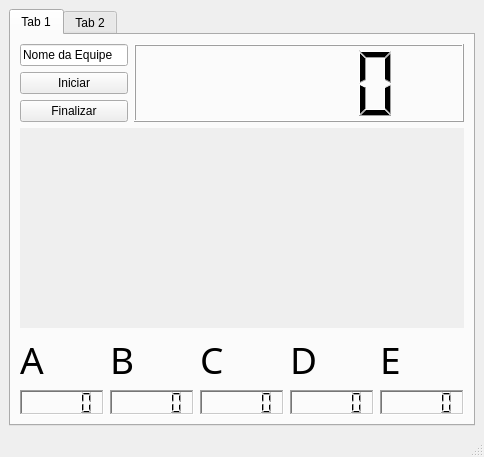
<?xml version="1.0" encoding="UTF-8"?>
<ui version="4.0">
 <class>MainWindow</class>
 <widget class="QMainWindow" name="MainWindow">
  <property name="geometry">
   <rect>
    <x>0</x>
    <y>0</y>
    <width>484</width>
    <height>393</height>
   </rect>
  </property>
  <property name="windowTitle">
   <string>MainWindow</string>
  </property>
  <widget class="QWidget" name="centralwidget">
   <layout class="QVBoxLayout" name="verticalLayout_2">
    <item>
     <widget class="QTabWidget" name="tabWidget">
      <property name="currentIndex">
       <number>0</number>
      </property>
      <widget class="QWidget" name="tab">
       <attribute name="title">
        <string>Tab 1</string>
       </attribute>
       <layout class="QVBoxLayout" name="verticalLayout_9">
        <item>
         <layout class="QFormLayout" name="formLayout_2">
          <item row="0" column="0">
           <layout class="QVBoxLayout" name="verticalLayout_3">
            <item>
             <widget class="QLineEdit" name="Equipe">
              <property name="text">
               <string>Nome da Equipe</string>
              </property>
             </widget>
            </item>
            <item>
             <widget class="QPushButton" name="Iniciar">
              <property name="text">
               <string>Iniciar</string>
              </property>
             </widget>
            </item>
            <item>
             <widget class="QPushButton" name="Finalizar">
              <property name="text">
               <string>Finalizar</string>
              </property>
             </widget>
            </item>
           </layout>
          </item>
          <item row="0" column="1">
           <widget class="QLCDNumber" name="lcdNumber">
            <property name="font">
             <font>
              <weight>75</weight>
              <bold>true</bold>
              <stylestrategy>PreferAntialias</stylestrategy>
             </font>
            </property>
           </widget>
          </item>
          <item row="1" column="0" colspan="2">
           <widget class="QLabel" name="label_6">
            <property name="minimumSize">
             <size>
              <width>440</width>
              <height>200</height>
             </size>
            </property>
            <property name="maximumSize">
             <size>
              <width>1980</width>
              <height>1270</height>
             </size>
            </property>
            <property name="tabletTracking">
             <bool>false</bool>
            </property>
            <property name="focusPolicy">
             <enum>Qt::NoFocus</enum>
            </property>
            <property name="contextMenuPolicy">
             <enum>Qt::NoContextMenu</enum>
            </property>
            <property name="autoFillBackground">
             <bool>true</bool>
            </property>
            <property name="text">
             <string/>
            </property>
            <property name="textFormat">
             <enum>Qt::AutoText</enum>
            </property>
            <property name="pixmap">
             <pixmap>pista.jpeg</pixmap>
            </property>
            <property name="scaledContents">
             <bool>true</bool>
            </property>
            <property name="wordWrap">
             <bool>true</bool>
            </property>
           </widget>
          </item>
         </layout>
        </item>
        <item>
         <layout class="QHBoxLayout" name="horizontalLayout_2">
          <item>
           <layout class="QVBoxLayout" name="verticalLayout_4">
            <item>
             <widget class="QLabel" name="label">
              <property name="maximumSize">
               <size>
                <width>100</width>
                <height>50</height>
               </size>
              </property>
              <property name="font">
               <font>
                <family>Impact</family>
                <pointsize>28</pointsize>
                <weight>50</weight>
                <bold>false</bold>
               </font>
              </property>
              <property name="text">
               <string>A</string>
              </property>
             </widget>
            </item>
            <item>
             <widget class="QLCDNumber" name="lcdNumber_2">
              <property name="maximumSize">
               <size>
                <width>200</width>
                <height>100</height>
               </size>
              </property>
              <property name="font">
               <font>
                <weight>75</weight>
                <bold>true</bold>
               </font>
              </property>
              <property name="frameShape">
               <enum>QFrame::WinPanel</enum>
              </property>
              <property name="frameShadow">
               <enum>QFrame::Sunken</enum>
              </property>
             </widget>
            </item>
           </layout>
          </item>
          <item>
           <layout class="QVBoxLayout" name="verticalLayout_5">
            <item>
             <widget class="QLabel" name="label_2">
              <property name="maximumSize">
               <size>
                <width>100</width>
                <height>50</height>
               </size>
              </property>
              <property name="font">
               <font>
                <family>Impact</family>
                <pointsize>28</pointsize>
                <weight>50</weight>
                <bold>false</bold>
               </font>
              </property>
              <property name="text">
               <string>B</string>
              </property>
             </widget>
            </item>
            <item>
             <widget class="QLCDNumber" name="lcdNumber_3">
              <property name="maximumSize">
               <size>
                <width>200</width>
                <height>100</height>
               </size>
              </property>
              <property name="font">
               <font>
                <weight>75</weight>
                <bold>true</bold>
               </font>
              </property>
              <property name="frameShape">
               <enum>QFrame::WinPanel</enum>
              </property>
              <property name="frameShadow">
               <enum>QFrame::Sunken</enum>
              </property>
             </widget>
            </item>
           </layout>
          </item>
          <item>
           <layout class="QVBoxLayout" name="verticalLayout_6">
            <item>
             <widget class="QLabel" name="label_3">
              <property name="enabled">
               <bool>true</bool>
              </property>
              <property name="maximumSize">
               <size>
                <width>100</width>
                <height>50</height>
               </size>
              </property>
              <property name="font">
               <font>
                <family>Impact</family>
                <pointsize>28</pointsize>
                <weight>50</weight>
                <bold>false</bold>
               </font>
              </property>
              <property name="text">
               <string>C</string>
              </property>
             </widget>
            </item>
            <item>
             <widget class="QLCDNumber" name="lcdNumber_4">
              <property name="enabled">
               <bool>true</bool>
              </property>
              <property name="maximumSize">
               <size>
                <width>200</width>
                <height>100</height>
               </size>
              </property>
              <property name="font">
               <font>
                <weight>75</weight>
                <bold>true</bold>
               </font>
              </property>
              <property name="frameShape">
               <enum>QFrame::WinPanel</enum>
              </property>
              <property name="frameShadow">
               <enum>QFrame::Sunken</enum>
              </property>
             </widget>
            </item>
           </layout>
          </item>
          <item>
           <layout class="QVBoxLayout" name="verticalLayout_7">
            <item>
             <widget class="QLabel" name="label_4">
              <property name="maximumSize">
               <size>
                <width>100</width>
                <height>50</height>
               </size>
              </property>
              <property name="font">
               <font>
                <family>Impact</family>
                <pointsize>28</pointsize>
                <weight>50</weight>
                <bold>false</bold>
               </font>
              </property>
              <property name="text">
               <string>D</string>
              </property>
             </widget>
            </item>
            <item>
             <widget class="QLCDNumber" name="lcdNumber_5">
              <property name="maximumSize">
               <size>
                <width>200</width>
                <height>100</height>
               </size>
              </property>
              <property name="font">
               <font>
                <family>Impact</family>
                <pointsize>20</pointsize>
                <weight>75</weight>
                <bold>true</bold>
               </font>
              </property>
              <property name="focusPolicy">
               <enum>Qt::NoFocus</enum>
              </property>
              <property name="contextMenuPolicy">
               <enum>Qt::NoContextMenu</enum>
              </property>
              <property name="frameShape">
               <enum>QFrame::WinPanel</enum>
              </property>
              <property name="frameShadow">
               <enum>QFrame::Sunken</enum>
              </property>
             </widget>
            </item>
           </layout>
          </item>
          <item>
           <layout class="QVBoxLayout" name="verticalLayout_8">
            <item>
             <widget class="QLabel" name="label_5">
              <property name="maximumSize">
               <size>
                <width>100</width>
                <height>50</height>
               </size>
              </property>
              <property name="font">
               <font>
                <family>Impact</family>
                <pointsize>28</pointsize>
                <weight>50</weight>
                <bold>false</bold>
               </font>
              </property>
              <property name="text">
               <string>E</string>
              </property>
             </widget>
            </item>
            <item>
             <widget class="QLCDNumber" name="lcdNumber_6">
              <property name="maximumSize">
               <size>
                <width>200</width>
                <height>100</height>
               </size>
              </property>
              <property name="font">
               <font>
                <weight>75</weight>
                <bold>true</bold>
               </font>
              </property>
              <property name="frameShape">
               <enum>QFrame::WinPanel</enum>
              </property>
              <property name="frameShadow">
               <enum>QFrame::Sunken</enum>
              </property>
             </widget>
            </item>
           </layout>
          </item>
         </layout>
        </item>
       </layout>
      </widget>
      <widget class="QWidget" name="tab_2">
       <attribute name="title">
        <string>Tab 2</string>
       </attribute>
       <layout class="QFormLayout" name="formLayout_4">
        <item row="0" column="0">
         <widget class="QPlainTextEdit" name="plainTextEdit"/>
        </item>
        <item row="0" column="1">
         <widget class="QGraphicsView" name="graphicsView"/>
        </item>
       </layout>
      </widget>
     </widget>
    </item>
   </layout>
  </widget>
  <widget class="QMenuBar" name="menubar">
   <property name="geometry">
    <rect>
     <x>0</x>
     <y>0</y>
     <width>484</width>
     <height>21</height>
    </rect>
   </property>
  </widget>
  <widget class="QStatusBar" name="statusbar"/>
 </widget>
 <resources/>
 <connections/>
</ui>
